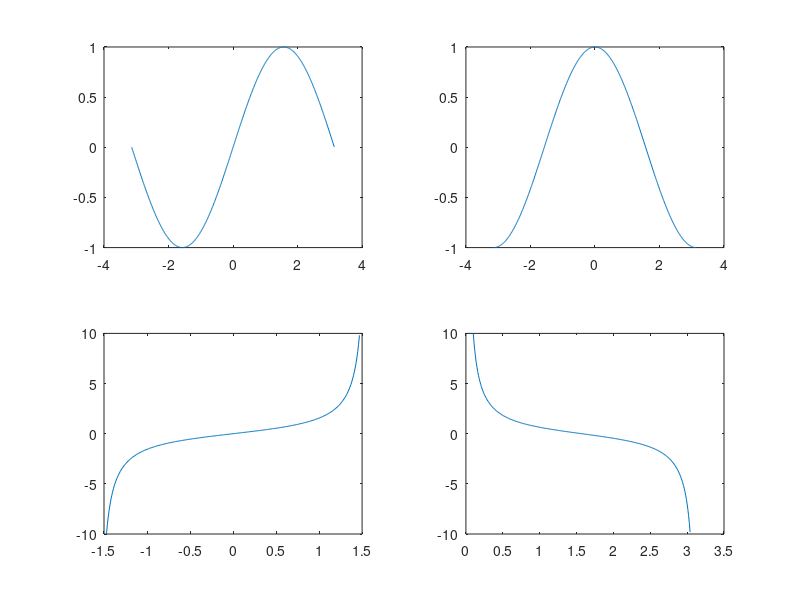

MATLAB code for this plot:
x=(-pi:0.01:pi);
h1=subplot(2,2,1)
y1=sin(x);
plot(x,y1)
h2=subplot(2,2,2)
y2=cos(x)
plot(x,y2)
x=(-pi/2+0.1:0.01:pi/2-0.1);
h3=subplot(2,2,3)
y3=tan(x);
plot(x,y3)
h4=subplot(2,2,4)
x=(0.1:0.01:pi-0.1);
y4=1./tan(x);
plot(x,y4)